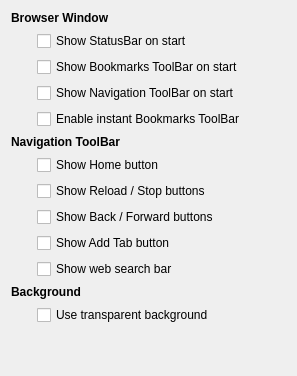
             <widget class="QWidget" name="tab_4">
              <attribute name="title">
               <string>Advanced options</string>
              </attribute>
              <layout class="QGridLayout" name="gridLayout_16">
               <item row="0" column="0" colspan="2">
                <widget class="QLabel" name="label_18">
                 <property name="text">
                  <string>&lt;b&gt;Browser Window&lt;/b&gt;</string>
                 </property>
                </widget>
               </item>
               <item row="1" column="0">
                <spacer name="horizontalSpacer_8">
                 <property name="orientation">
                  <enum>Qt::Horizontal</enum>
                 </property>
                 <property name="sizeType">
                  <enum>QSizePolicy::Fixed</enum>
                 </property>
                 <property name="sizeHint" stdset="0">
                  <size>
                   <width>20</width>
                   <height>20</height>
                  </size>
                 </property>
                </spacer>
               </item>
               <item row="1" column="2">
                <spacer name="horizontalSpacer_2">
                 <property name="orientation">
                  <enum>Qt::Horizontal</enum>
                 </property>
                 <property name="sizeHint" stdset="0">
                  <size>
                   <width>40</width>
                   <height>20</height>
                  </size>
                 </property>
                </spacer>
               </item>
               <item row="1" column="1">
                <layout class="QGridLayout" name="gridLayout_7">
                 <item row="0" column="0">
                  <widget class="QCheckBox" name="showStatusbar">
                   <property name="text">
                    <string>Show StatusBar on start</string>
                   </property>
                  </widget>
                 </item>
                 <item row="1" column="0">
                  <widget class="QCheckBox" name="showBookmarksToolbar">
                   <property name="text">
                    <string>Show Bookmarks ToolBar on start</string>
                   </property>
                  </widget>
                 </item>
                 <item row="2" column="0">
                  <widget class="QCheckBox" name="showNavigationToolbar">
                   <property name="text">
                    <string>Show Navigation ToolBar on start</string>
                   </property>
                  </widget>
                 </item>
                 <item row="3" column="0">
                  <widget class="QCheckBox" name="instantBookmarksToolbar">
                   <property name="text">
                    <string>Enable instant Bookmarks ToolBar</string>
                   </property>
                  </widget>
                 </item>
                </layout>
               </item>
               <item row="2" column="0" colspan="2">
                <widget class="QLabel" name="label_8">
                 <property name="text">
                  <string>&lt;b&gt;Navigation ToolBar&lt;/b&gt;</string>
                 </property>
                </widget>
               </item>
               <item row="3" column="1">
                <widget class="QCheckBox" name="showHome">
                 <property name="text">
                  <string>Show Home button</string>
                 </property>
                </widget>
               </item>
               <item row="5" column="1">
                <widget class="QCheckBox" name="showBackForward">
                 <property name="text">
                  <string>Show Back / Forward buttons</string>
                 </property>
                </widget>
               </item>
               <item row="9" column="0" colspan="2">
                <widget class="QLabel" name="label_7">
                 <property name="text">
                  <string>&lt;b&gt;Background&lt;b/&gt;</string>
                 </property>
                </widget>
               </item>
               <item row="11" column="1">
                <spacer name="verticalSpacer_12">
                 <property name="orientation">
                  <enum>Qt::Vertical</enum>
                 </property>
                 <property name="sizeHint" stdset="0">
                  <size>
                   <width>20</width>
                   <height>40</height>
                  </size>
                 </property>
                </spacer>
               </item>
               <item row="10" column="1">
                <widget class="QCheckBox" name="useTransparentBg">
                 <property name="text">
                  <string>Use transparent background</string>
                 </property>
                </widget>
               </item>
               <item row="7" column="1">
                <widget class="QCheckBox" name="showWebSearchBar">
                 <property name="text">
                  <string>Show web search bar</string>
                 </property>
                </widget>
               </item>
               <item row="6" column="1">
                <widget class="QCheckBox" name="showAddTabButton">
                 <property name="text">
                  <string>Show Add Tab button</string>
                 </property>
                </widget>
               </item>
               <item row="4" column="1">
                <widget class="QCheckBox" name="showReloadStopButtons">
                 <property name="text">
                  <string>Show Reload / Stop buttons</string>
                 </property>
                </widget>
               </item>
              </layout>
             </widget>
